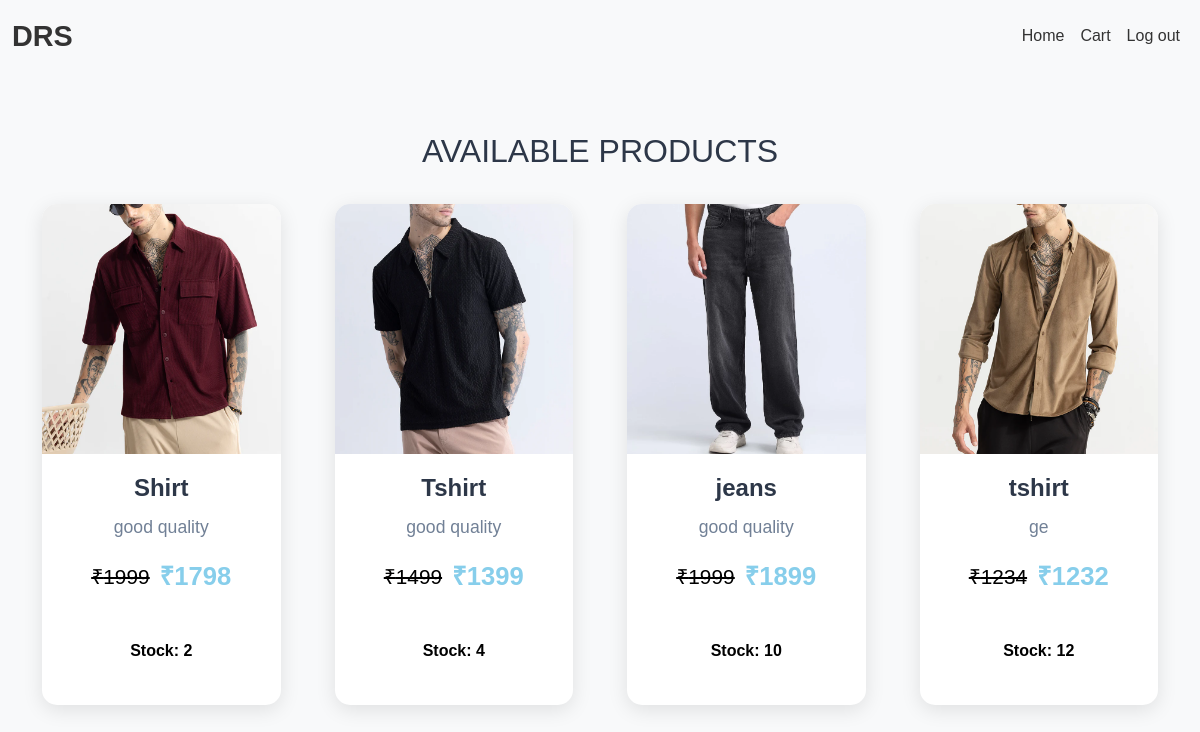
The app's page /user_products (signed in) with its own data.
### app/models.py (models this page shows, shortened)
class Product(models.Model):
    pro_id=models.TextField()
    name=models.TextField()
    price=models.IntegerField()
    ofr_price=models.IntegerField()
    img=models.FileField()
    dis=models.TextField()
    sizes = models.ManyToManyField(Size, related_name='Sizes')
    quantity = models.PositiveIntegerField(default=0)  # New field for stock quantity

### app/views.py (the view)
# urls.py: path('user_products',views.user_products),
def user_products(req):
    if 'user' in req.session:
        data=Product.objects.all()
        return render(req,'user/user_products.html',{'data':data})
    else:
        return redirect(shp_login)

### templates/user/user_products.html (shortened to what this page needs)
<!DOCTYPE html>
<html lang="en">
<head>
    <link href="https://cdn.jsdelivr.net/npm/bootstrap@5.3.3/dist/css/bootstrap.min.css" rel="stylesheet">
</head>
<body>
    <nav class="navbar navbar-expand-lg">
        <div class="container-fluid">
            <a class="navbar-brand" href="#">DRS</a>
            <div class="collapse navbar-collapse" id="navbarNav">
                <ul class="navbar-nav ms-auto">
                    <li class="nav-item">
                        <a class="nav-link" href="../user_home">Home</a>
                    </li>
                    <li class="nav-item">
                        <a class="nav-link active" href="view_cart">Cart</a>
                    </li>
                    <li class="nav-item">
                        <a class="nav-link" href="shp_logout">Log out</a>
                    </li>
                </ul>
            </div>
        </div>
    </nav>
<div class="container">
    <h2 class="h2">AVAILABLE PRODUCTS</h2>
    <BR>
    <div class="row">
        {% for product in data %}
        <div class="col-lg-3 col-md-4 col-sm-6 mb-4">
            <a href="view_pro/{{product.pk}}">
                <div class="card">
                    <img class="card-img-top" src="{{product.img.url}}" alt="Product Image">
                    <div class="card-body">
                        <h4 class="card-title" id="h2">{{product.name}}</h4>
                        <p class="card-text">{{product.dis}}</p>
                        <div class="price-section">
                            <s><p class="original-price">&#8377;{{product.price}}</p></s>
                            <p class="discount-price">&#8377;{{product.ofr_price}}</p>
                        </div>
                        <p class="stock-message in-stock">Stock: {{ product.quantity }}</p>
                    </div>
                </div>
            </a>
        </div>
        {% endfor %}
    </div>
</div>
</body>
</html>

### templates/user/user_products.html (style rules this page uses)
body { background-color: #f8f9fa; color: #333; line-height: 1.6; font-family: 'Poppins', sans-serif; margin: 0; padding: 0; }
a { text-decoration: none; }
.navbar { background-color: transparent; position: sticky; top: 0; z-index: 1000; }
.navbar-brand { font-weight: bold; font-size: 1.8rem; color: #333; }
.nav-link { color: #333 !important; font-weight: 500; transition: color 0.3s ease; }
.card { border: none; border-radius: 15px; box-shadow: 0 5px 20px rgba(0, 0, 0, 0.1); overflow: hidden; transition: transform 0.3s ease, box-shadow 0.3s ease; }
.card-img-top { height: 250px; object-fit: cover; transition: transform 0.3s ease; }
.card-body { padding: 20px; text-align: center; }
.card-title { font-size: 1.5rem; font-weight: 600; color: #333; margin-bottom: 10px; }
.card-text { font-size: 1.1rem; color: #718096; margin-bottom: 10px; }
.price-section { display: flex; justify-content: center; align-items: center; }
.price-section .original-price { font-size: 1.3rem; color: #e53e3e; margin-right: 10px; text-decoration: line-through; }
.price-section .discount-price { font-size: 1.6rem; font-weight: bold; color: #38a169; }
.container { padding-top: 60px; padding-bottom: 60px; }
h2 { font-size: 2.5rem; font-weight: 700; color: #2d3748; margin-bottom: 40px; text-align: center; }
.card { border: none; border-radius: 15px; box-shadow: 0 5px 20px rgba(0, 0, 0, 0.1); overflow: hidden; transition: transform 0.3s ease, box-shadow 0.3s ease; position: relative; }
.card-text { font-size: 1.1rem; color: #718096; margin-bottom: 15px; }
.price-section { display: flex; justify-content: center; align-items: center; margin-bottom: 10px; }
.price-section .original-price { font-size: 1.3rem; color: black; margin-right: 10px; text-decoration: line-through; }
.price-section .discount-price { font-size: 1.6rem; font-weight: bold; color: skyblue; }
.stock-message { font-size: 1rem; font-weight: 600; color: #f4f4f4; color: #2d3748; margin-top: 10px; text-align: center; padding: 5px 0; background-color: #d1e7dd; border-radius: 5px; display: inline-block; width: 100%; transition: background-color 0.3s ease, color 0.3s ease; }
.stock-message.in-stock { background-color: #ffffff; color: black; }
.row { display: flex; flex-wrap: wrap; gap: 30px; justify-content: center; }
.col-lg-3, .col-md-4, .col-sm-6 { max-width: 25%; min-width: 220px; flex: 1; }
@media (max-width: 1200px) { .col-lg-3 { max-width: 33.333%; } }
.h2 { color: #2d3748; }
#h2 { color: #2d3748; }

### records on screen
Product: img (picture), name "Shirt", dis "good quality", price "1999", ofr_price "1798", quantity "2"
Product: img (picture), name "Tshirt", dis "good quality", price "1499", ofr_price "1399", quantity "4"
Product: img (picture), name "jeans", dis "good quality", price "1999", ofr_price "1899", quantity "10"
Product: img (picture), name "tshirt", dis "ge", price "1234", ofr_price "1232", quantity "12"
